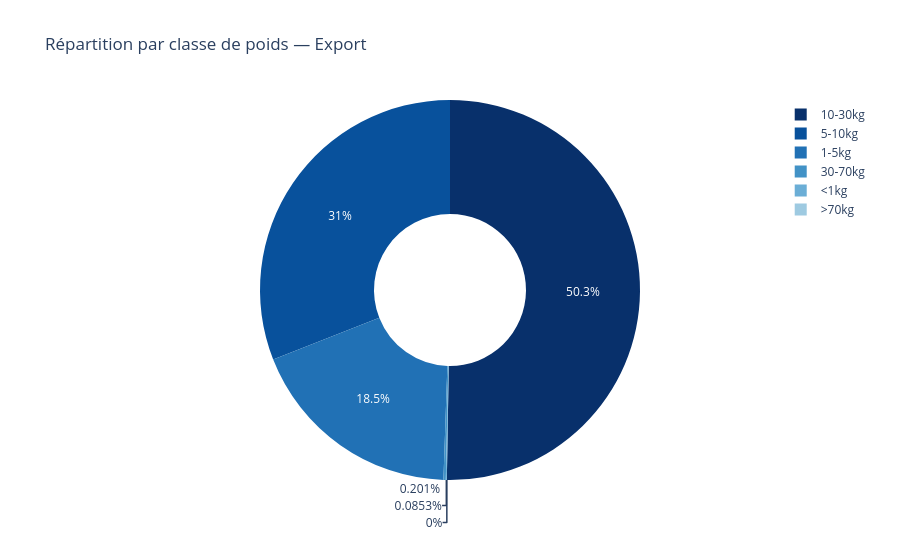

Notebook cell for this chart:
### Code cell
# 1.3 Distribution de la variable POIDS
poids_col = find_col(raw, "poids")
fig, axes = plt.subplots(1, 2, figsize=(14, 5))
sns.histplot(raw[poids_col].dropna(), bins=60, kde=True, ax=axes[0], color="steelblue")
axes[0].set_title("Distribution du poids (échelle linéaire)")
axes[0].set_xlabel("Poids (kg)")

sns.histplot(raw[poids_col].dropna(), bins=60, kde=True, ax=axes[1], color="darkorange", log_scale=True)
axes[1].set_title("Distribution du poids (échelle log)")
axes[1].set_xlabel("Poids (kg, log)")
plt.tight_layout(); plt.show()

print(raw[poids_col].describe().round(2))

# Répartition par classes de poids
bins = [0, 1, 5, 10, 30, 70, np.inf]
labels = ["<1kg", "1-5kg", "5-10kg", "10-30kg", "30-70kg", ">70kg"]
classes = pd.cut(raw[poids_col], bins=bins, labels=labels, right=False).value_counts().sort_index()
fig = px.pie(values=classes.values, names=classes.index, title=f"Répartition par classe de poids — {DATASET_NAME}",
             hole=0.4, color_discrete_sequence=px.colors.sequential.Blues_r)
fig.update_layout(template="plotly_white")
fig.show()

### Figure 1 — Plotly figure (JSON) as saved in the notebook; plotly's stock layout.template omitted (floating-point values rounded to 4 significant figures)
{"data": [{"domain": {"x": [0, 1], "y": [0, 1]}, "hole": 0.4, "hovertemplate": "label=%{label}<br>value=%{value}<extra></extra>", "labels": ["<1kg", "1-5kg", "5-10kg", "10-30kg", "30-70kg", ">70kg"], "legendgroup": "", "name": "", "showlegend": true, "type": "pie", "values": [14, 3035, 5083, 8252, 33, 0]}], "layout": {"legend": {"tracegroupgap": 0}, "piecolorway": ["rgb(8,48,107)", "rgb(8,81,156)", "rgb(33,113,181)", "rgb(66,146,198)", "rgb(107,174,214)", "rgb(158,202,225)", "rgb(198,219,239)", "rgb(222,235,247)", "rgb(247,251,255)"], "title": {"text": "Répartition par classe de poids — Export"}}}
